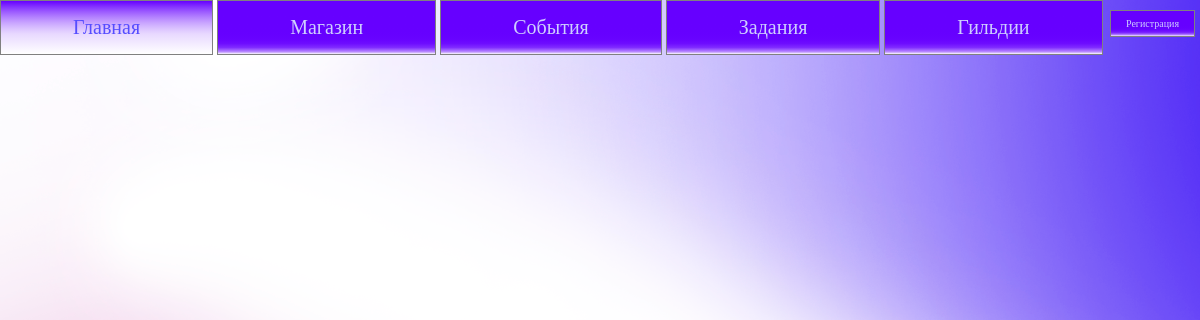
/goods/, run on an earlier commit of the app's database.
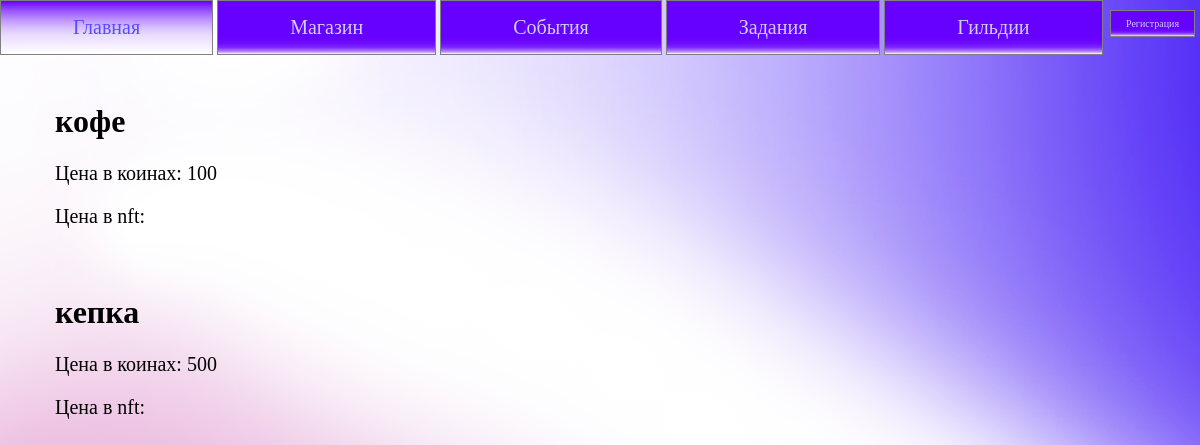
And on a later commit of the database.
### vtb/models.py (models this page shows, shortened)
class Goods(models.Model):
    name = models.CharField(max_length=64)
    description = models.CharField(max_length=255)
    price = models.IntegerField()
    category = models.ForeignKey('Categories', on_delete=models.PROTECT, null=True)
    photo = models.ImageField(upload_to="photos/%Y/%m/%d/", null=True)
    class Meta:
        verbose_name = 'Товары'
        verbose_name_plural = 'Товары'

### vtb/views.py (the view)
# urls.py: path('goods/', Store.as_view(), name='goods'),
class Store(ListView):
    model = Goods
    template_name = 'vtb/store.html'
    context_object_name = 'goods'
    def get_context_data(self, *, object_list=None, **kwargs):
        context = super().get_context_data(**kwargs)
        context['menu'] = menu
        context['filter'] = Categories.objects.all()
        return context

### vtb/templates/vtb/store.html (shortened to what this page needs)
{% extends 'vtb/base.html' %}\
{% block content %}
<ul class="store">
    {% for g in goods %}
        <li class="store">
            <h1>{{g.name}}</h1>
            <p>Цена в коинах: {{g.price}} {% if request.user.is_authenticated %} <a href="{% url 'buying_coins' g.id user.id %}">Купить за коины</a> {% endif %} </p>
            <p>Цена в nft: {{g.price_nft}} {% if request.user.is_authenticated %} <a href="{% url 'buying_nft' g.id user.id %}">Купить за nft</a> {% endif %} </p>
        </li>
    {% endfor %}
</ul>
{% endblock %}

What changed in the data, as far as the page shows it:
added Goods: name "кофе", price "100"
added Goods: name "кепка", price "500"
